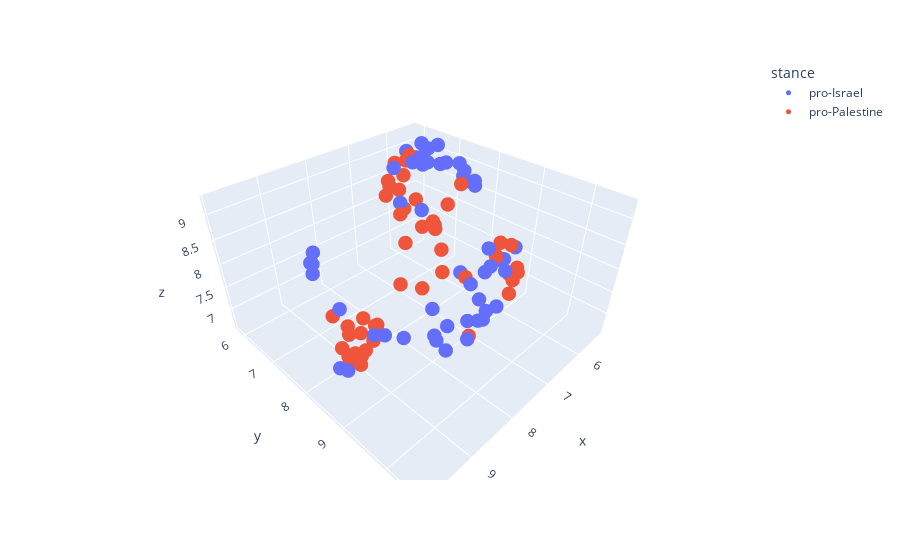

Source (notebook cell):
### Markdown cell above
#### 3D Projection

### Code cell
#[+]-- UMAP on corpus
# umapper_3d= UMAP(n_components= 3, init= 'random', random_state=0, metric='cosine')
# proj_3d= umapper_3d.fit_transform(corpusEmb_arr)
# fig_3d= px.scatter_3d(proj_3d, x=0, y=1, z=2)
# fig_3d.update_traces(marker_size=7)
# fig_3d.show()

#[+]-- UMAP on generated opinions
# umap_3d = UMAP(n_components=3, init='random', random_state=0, metric='cosine')
# proj_3d = umap_3d.fit_transform(sent_emb)
# print(len(proj_3d), len(proj_3d[0]))
# fig_3d = px.scatter_3d(
#     proj_3d,
#     x=0, y=1, z=2,
#     color=refCluster_df.stance, 
#     labels={'color': 'stance'}
# )
# fig_3d.update_traces(marker_size=5)
# fig_3d.show()



#[+] Project all the embeddings into 3d
umap_3d = UMAP(n_components=3, init='random', random_state=0, metric='cosine')
proj_3d = umap_3d.fit_transform(sent_emb)

#[+] Create a new dataframe where each sentence is not the sentence embedding projection
proj_3d_df= pd.DataFrame(proj_3d, columns= ['x', 'y', 'z'])
proj_3d_df['stance'] = refCluster_df.stance
for i in range(49,51): print(proj_3d_df.iloc[i], '\n')

#[+] Map the dataframe of projected embeddings in 3d
print(type(proj_3d),'\n', proj_3d[49:51])
fig_3d = px.scatter_3d(
    proj_3d_df,
    x='x', y='y', z='z',
    color='stance', 
    #labels={'color': 'stance'}
)
fig_3d.update_traces(marker_size=5)
fig_3d.show()

### Figure 1 — Plotly figure (JSON) as saved in the notebook; plotly's stock layout.template omitted (floating-point values rounded to 4 significant figures)
{"data": [{"hovertemplate": "stance=pro-Israel<br>x=%{x}<br>y=%{y}<br>z=%{z}<extra></extra>", "legendgroup": "pro-Israel", "marker": {"color": "#636efa", "size": 5, "symbol": "circle"}, "mode": "markers", "name": "pro-Israel", "scene": "scene", "showlegend": true, "type": "scatter3d", "x": [8.973, 8.946, 5.494, 9.26, 8.167, 8.354, 9.388, 6.303, 6.103, 8.695, 9.415, 7.37, 8.682, 6.114, 8.456, 5.316, 9.034, 6.438, 9.789, 7.576, 6.877, 5.585, 5.72, 7.93, 5.552, 8.717, 9.226, 5.571, 6.239, 5.934, 7.377, 5.943, 9.06, 5.864, 8.675, 5.755, 5.489, 9.322, 7.643, 5.593, 8.849, 9.236, 5.428, 9.203, 5.572, 8.164, 9.891, 5.409, 9.036, 9.102], "y": [8.872, 10.43, 6.054, 7.538, 9.84, 10.43, 7.696, 9.08, 6.579, 10.51, 7.76, 7.557, 10.25, 9.197, 10.22, 6.769, 9.966, 6.38, 8.979, 8.286, 8.594, 5.858, 6.448, 9.98, 6.469, 9.626, 9.572, 6.266, 9.069, 6.696, 9.868, 7.766, 10.21, 7.106, 10.39, 7.898, 7.704, 9.052, 9.714, 6.778, 10.59, 7.557, 7.228, 10.16, 7.481, 10.06, 8.936, 6.326, 10.18, 7.91], "z": [7.712, 8.948, 8.764, 8.54, 8.788, 8.835, 8.702, 7.919, 8.997, 9.006, 8.543, 8.927, 8.347, 8.183, 8.891, 8.811, 8.457, 8.917, 7.621, 9.142, 7.712, 8.877, 9.25, 9.045, 9.097, 8.533, 8.283, 8.849, 7.924, 8.932, 8.633, 9.038, 8.793, 9.05, 8.761, 8.917, 8.662, 8.06, 9.089, 9.27, 9.006, 8.755, 8.969, 8.608, 8.933, 9.106, 7.713, 8.71, 8.333, 7.747]}, {"hovertemplate": "stance=pro-Palestine<br>x=%{x}<br>y=%{y}<br>z=%{z}<extra></extra>", "legendgroup": "pro-Palestine", "marker": {"color": "#EF553B", "size": 5, "symbol": "circle"}, "mode": "markers", "name": "pro-Palestine", "scene": "scene", "showlegend": true, "type": "scatter3d", "x": [6.832, 7.309, 6.928, 5.586, 7.292, 6.503, 6.929, 7.137, 6.553, 7.004, 6.835, 6.778, 6.172, 6.493, 7.194, 5.997, 7.296, 7.331, 7.138, 6.156, 5.885, 7.145, 6.387, 7.503, 5.502, 8.862, 9.194, 7.872, 8.992, 9.434, 6.739, 8.177, 8.434, 6.706, 9.515, 7.112, 8.39, 9.128, 7.483, 9.636, 6.63, 8.851, 9.06, 8.619, 6.943, 8.566, 9.555, 9.209, 7.487, 8.886], "y": [6.648, 9.94, 9.811, 5.949, 8.523, 7.898, 7.98, 7.869, 9.559, 6.878, 9.361, 7.855, 6.378, 9.351, 7.47, 5.93, 7.1, 9.077, 9.867, 8.828, 6.158, 8.353, 8.096, 7.699, 7.471, 8.11, 8.154, 8.062, 8.072, 8.967, 6.85, 9.884, 7.975, 7.727, 8.676, 9.764, 7.981, 7.888, 7.793, 9.093, 7.199, 8.062, 8.029, 8.131, 9.376, 7.816, 8.767, 7.847, 8.221, 7.794], "z": [8.856, 8.201, 8.351, 8.814, 7.892, 8.698, 8.47, 8.477, 8.132, 8.887, 8.672, 8.278, 8.676, 8.468, 8.712, 8.753, 8.875, 8.085, 8.337, 7.857, 8.841, 8.216, 9.133, 8.808, 8.682, 7.195, 6.898, 7.686, 6.78, 7.774, 8.709, 7.843, 7.012, 8.354, 7.528, 8.396, 7.011, 6.872, 8.257, 7.712, 8.591, 6.609, 7.421, 6.872, 8.458, 7.168, 7.472, 7.623, 7.476, 6.969]}], "layout": {"legend": {"title": {"text": "stance"}, "tracegroupgap": 0}, "margin": {"t": 60}, "scene": {"domain": {"x": [0, 1], "y": [0, 1]}, "xaxis": {"title": {"text": "x"}}, "yaxis": {"title": {"text": "y"}}, "zaxis": {"title": {"text": "z"}}}}}
